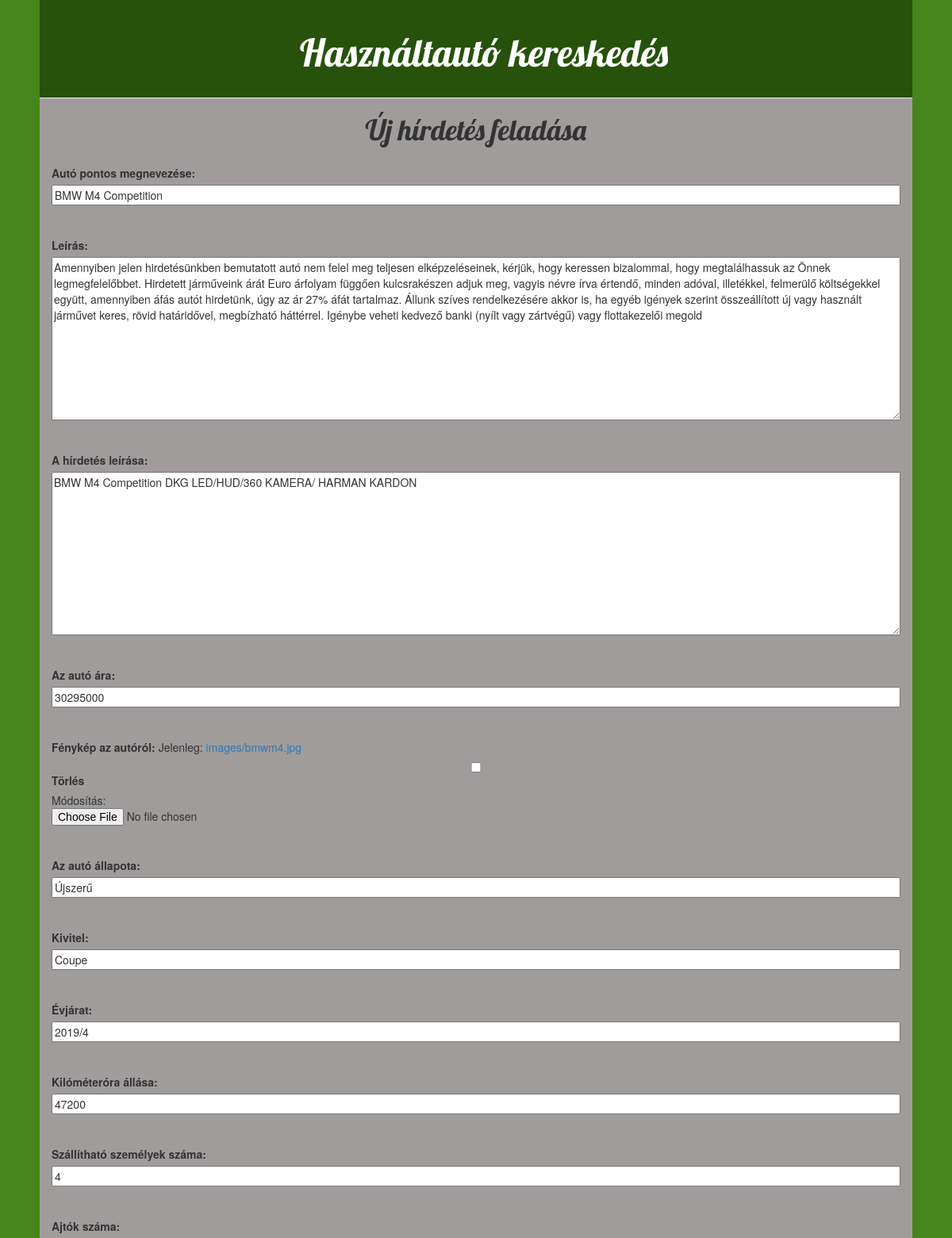
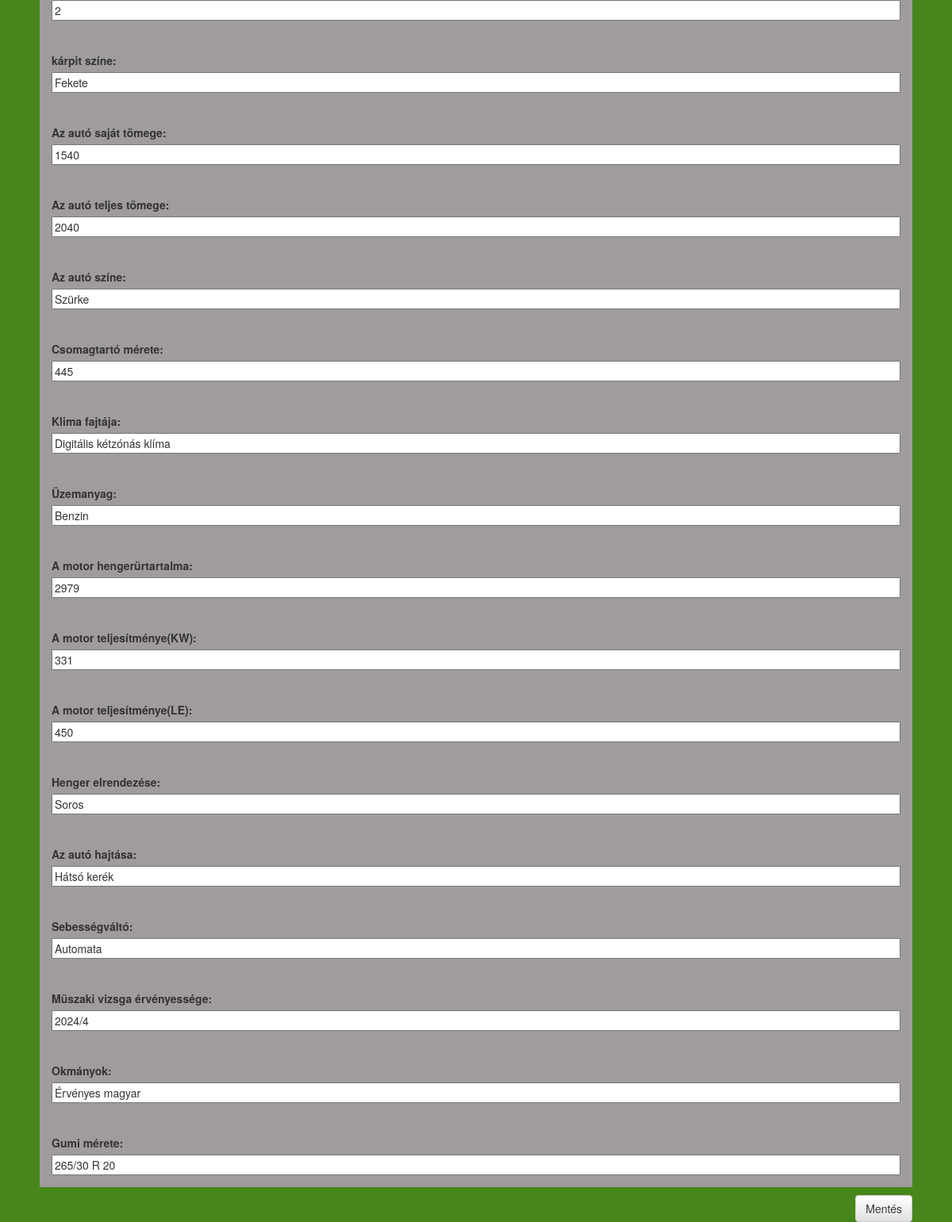
Screenshot of /post/15/edit/ with the database file from the repository (2 pictures, top to bottom).
### blog/models.py (models this page shows, shortened)
class Post(models.Model):
    author = models.ForeignKey(settings.AUTH_USER_MODEL, on_delete=models.CASCADE)
    title = models.CharField(max_length=100)
    text = models.TextField(max_length=750)
    hirdetesleirasa =models.TextField(max_length=200)
    price =models.IntegerField()
    evjarat = models.CharField(max_length=7) #lehetne jobb is
    allapot=models.CharField(max_length=20)
    kivitel=models.CharField(max_length=20)
    kmora = models.IntegerField()
    szemelyek= models.IntegerField()
    ajtok = models.IntegerField()
    szin = models.CharField(max_length=20)
    karpit=models.CharField(max_length=40)
    sajattomeg=models.IntegerField()
    teljestomeg =models.IntegerField()
    csomagtarto = models.IntegerField()
    klima=models.CharField(max_length=50)
    uzemanyag = models.CharField(max_length=25)
    kobcenti = models.IntegerField()
    kw=models.IntegerField()
    le=models.IntegerField()
    henger = models.CharField(max_length=20)
    hajtas=models.CharField(max_length=25)
    sebessegvalto =models.CharField(max_length=40)
    okmanyok =models.CharField(max_length=80)
    muszaki = models.CharField(max_length=7)
    gumimeret = models.CharField(max_length=15)
    image = models.ImageField(null=True, blank=True, upload_to="images/")
    created_date = models.DateTimeField(
            default=timezone.now)
    published_date = models.DateTimeField(
            blank=True, null=True)

### blog/views.py (the view)
# urls.py: url(r'^post/(?P<pk>[0-9]+)/edit/$', views.post_edit, name='post_edit'),
def post_edit(request, pk):
    post = get_object_or_404(Post, pk=pk)
    if request.method == "POST":
        form = PostForm(request.POST, instance=post)
        if form.is_valid():
            post = form.save(commit=False)
            post.author = request.user
            post.published_date = timezone.now()
            post.save()
            return redirect('post_detail', pk=post.pk)
    else:
        form = PostForm(instance=post)
    return render(request, 'blog/post_edit.html', {'form': form})

### blog/templates/blog/post_edit.html
{% extends 'blog/base.html' %}
{% block content %}
    <h1>Új hírdetés feladása</h1>
    <form method="POST" enctype="multipart/form-data" class="post-form">{% csrf_token %}
        {{ form.as_p }}
        <button type="submit" class="save btn btn-default">Mentés</button>
    </form>
{% endblock %}

### blog/static/style.css (style rules this page uses)
body { background-color: #46861b; }
h1, h2, h3, h4 { font-family: 'Lobster', cursive; }
h1 { text-align: center; }
.save { float: right; }
.post-form textarea, .post-form input { width: 100%; }
p { padding: 15px; }

### rows the page displays
Post: title "BMW M4 Competition", text "Amennyiben jelen hirdetésünkben bemutatott autó nem felel meg teljesen elképzeléseinek, kérjük, hogy keressen bizalommal, hogy megtalálhassuk az Önnek legmegfelelőbbet. Hirdetett járműveink árát Euro árfolyam függően kulcsrakészen adjuk meg, vagyis névre írva értendő, minden adóval, illetékkel, felmerülő költségekkel együtt, amennyiben áfás autót hirdetünk, úgy az ár 27% áfát tartalmaz. Állunk szíves rendelkezésére akkor is, ha egyéb igények szerint összeállított új vagy használt járművet keres, rövid határidővel, megbízható háttérrel. Igénybe veheti kedvező banki (nyílt vagy zártvégű) vagy flottakezelői megold", hirdetesleirasa "BMW M4 Competition DKG LED/HUD/360 KAMERA/ HARMAN KARDON", price "30295000", allapot "Újszerű", kivitel "Coupe", evjarat "2019/4", kmora "47200", szemelyek "4", ajtok "2", karpit "Fekete", sajattomeg "1540", teljestomeg "2040", szin "Szürke", csomagtarto "445", klima "Digitális kétzónás klíma", uzemanyag "Benzin", kobcenti "2979", kw "331", le "450", henger "Soros", hajtas "Hátsó kerék", sebessegvalto "Automata", muszaki "2024/4", okmanyok "Érvényes magyar", gumimeret "265/30 R 20"
